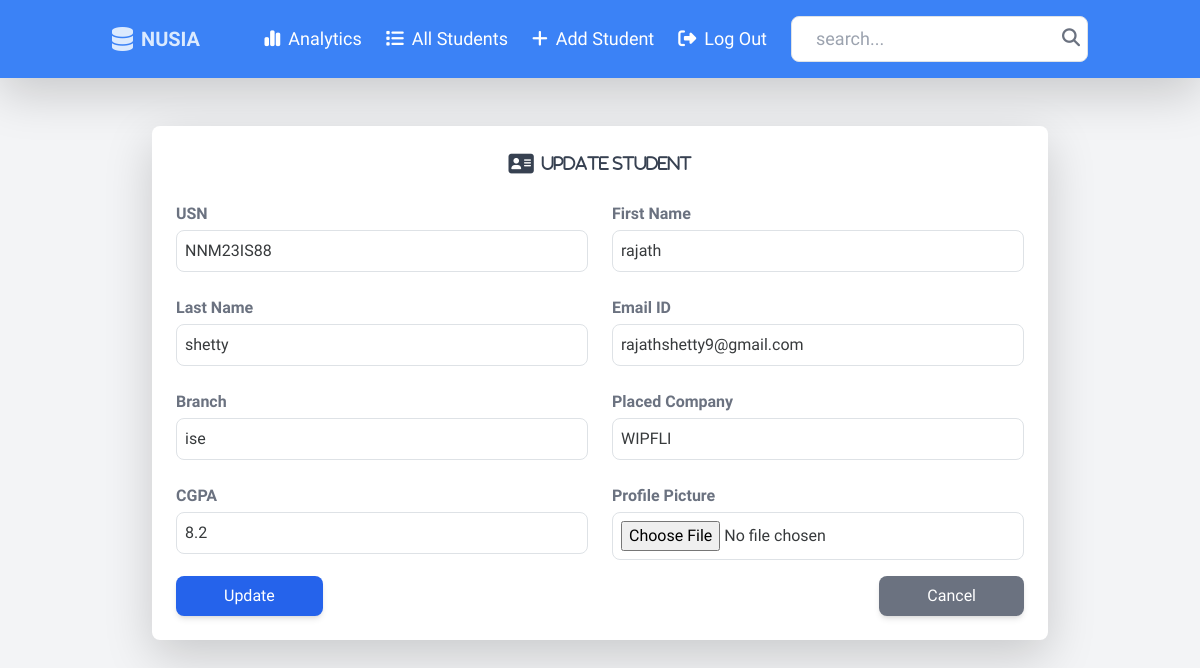
Page /update/11/ (signed in) on the earlier database version.
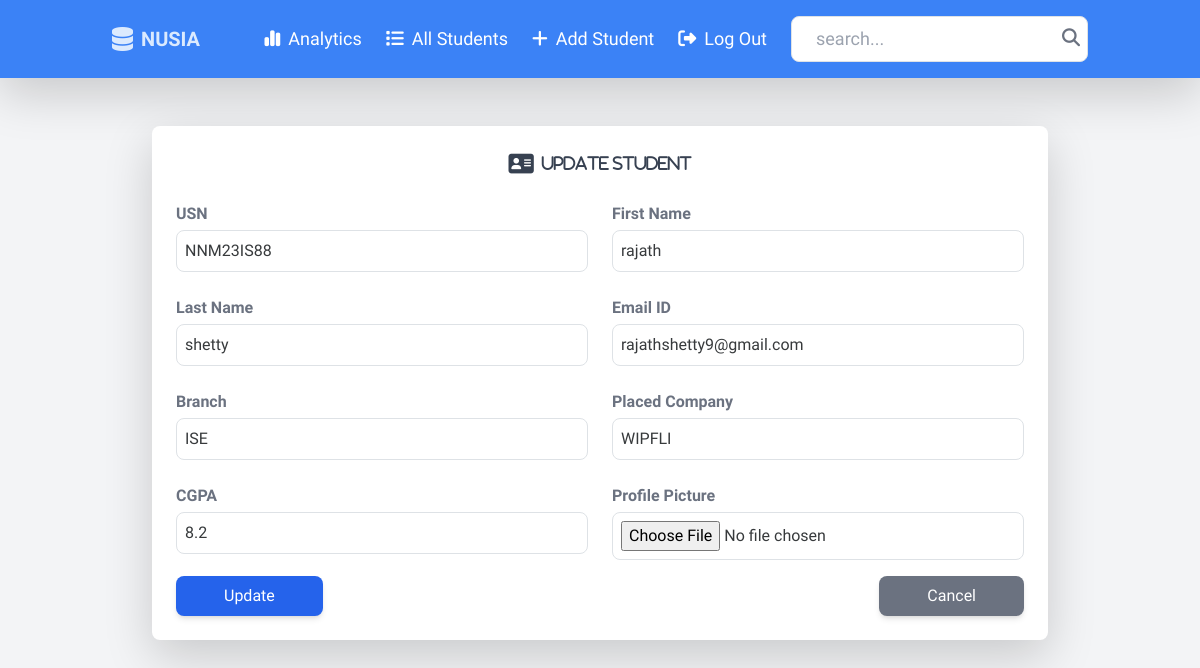
Same page on the later database version.
### info/models.py (models this page shows, shortened)
class Student(models.Model):
    usn = models.CharField(max_length=50, unique=True)
    first_name = models.CharField(max_length=50)
    last_name = models.CharField(max_length=50)
    email_id = models.EmailField(null=True , max_length=100)
    branch = models.CharField(max_length=50)
    placed_company = models.CharField(max_length=100)
    cgpa = models.FloatField()
    avatar = models.ImageField(upload_to="static/images",null=True, default="static/images/avatar.svg", blank=True)
    updated = models.DateTimeField(auto_now=True) # Takes time stamp every time a user submits or saves.
    created = models.DateTimeField(auto_now_add=True) #Takes time stamp when we first submit or save(created time).
    def save(self, *args, **kwargs):
        self.full_clean()
        if self.placed_company:
            self.placed_company = self.placed_company.strip().upper()
        if self.branch:
            self.branch = self.branch.strip().upper()
        super().save(*args, **kwargs)
    class Meta:
        ordering = ['-updated', '-created']

### info/views.py (the view)
# urls.py: path('update/<str:pk>/', views.update , name = 'update'),
@login_required(login_url='login')
def update(request , pk):
    if request.method == 'POST':
        student = Student.objects.get(id = pk)
        form = StudentForm(request.POST , request.FILES, instance=student)
        if form.is_valid():
            try:
                form.save()
                context= {'form': form,'student':student,
                          'success':True}
                return render(request, "info/update.html", context)
            except ValidationError as e:
                for field, error in e.message_dict.items():
                    form.add_error(field,error)
    else:
        student = Student.objects.get(id = pk)
        form = StudentForm(instance=student)
    context = {'form':form , "student":student}
    return render(request , 'info/update.html', context)

### info/templates/info/update.html (shortened to what this page needs)
{% extends "main.html" %} {% block content %}
<div class="flex flex-col items-center my-6 px-4">
  {% if success %}
  <div
    class="bg-green-100 border-l-4 border-green-500 text-green-700 p-4 w-full max-w-lg rounded-lg"
  >
    <p>Student Info Updated Successfully</p>
    <a
      href="{% url 'stud-profile' student.id %}"
      class="text-blue-600 font-semibold hover:underline"
      >Go to Profile</a
    >
  </div>
  {% else %}
  <div class="w-full max-w-4xl bg-white shadow-lg rounded-lg p-6 my-6">
    <div
      class="flex flex-col items-center text-center text-lg font-medium mb-4 text-gray-700"
    >
      <p>
        <i class="fa-solid fa-address-card fa-lg mr-2"></i
        ><span class="fa-solid fa-sm">Update Student</span>
      </p>
    </div>
    <form
      action=""
      method="POST"
      enctype="multipart/form-data"
      class="space-y-4"
    >
      <div class="grid grid-cols-1 sm:grid-cols-2 gap-4">
        {% for field in form %}
        <div class="flex flex-col">
          <label class="text-gray-500 font-semibold mb-1"
            >{{ field.label }}</label
          >
          {{ field }}
        </div>
        {% endfor %}
      </div>
      <div class="flex justify-between mt-6">
        <button
          type="submit"
          class="bg-blue-600 text-white px-5 py-2 rounded-lg shadow-md hover:bg-blue-700 transition"
        >
          Update
        </button>
        <a
          href="{% url 'home' %}"
          class="bg-gray-500 text-white px-5 py-2 rounded-lg shadow-md hover:bg-gray-600 transition"
        >
          Cancel
        </a>
      </div>
    </form>
  </div>
  {% endif %}
</div>
{% endblock content %}

Differences in the rows shown:
changed Student "NNM23IS88": branch "ise" → "ISE"
